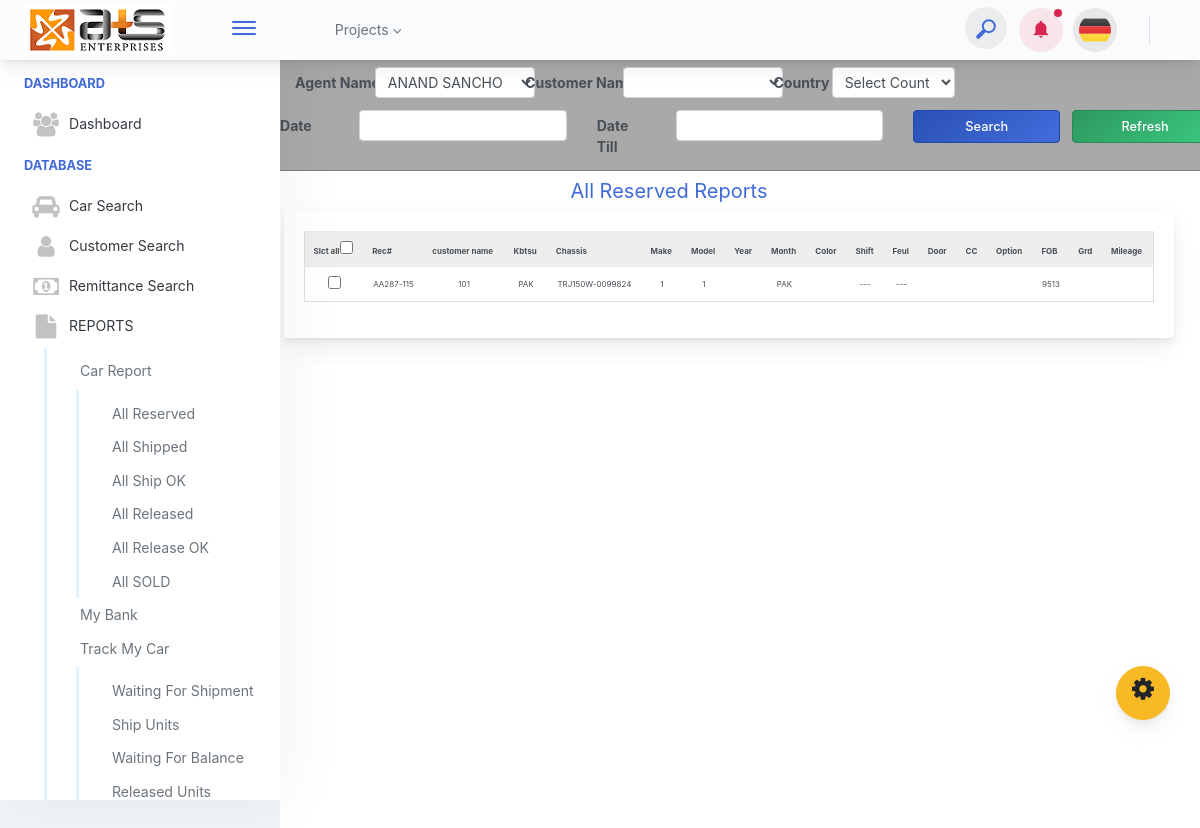
Page /all-reserved-reports.php on the committed database.
### tables this page shows
CREATE TABLE `ats_stock_reservation` (
  `id` int(11) NOT NULL,
  `recordno` varchar(100) NOT NULL,
  `date_from` varchar(100) NOT NULL,
  `date_till` varchar(100) NOT NULL,
  `customer` varchar(100) NOT NULL,
  `payment_per` varchar(100) NOT NULL,
  `memo` varchar(100) NOT NULL,
  `yard_charges` varchar(100) NOT NULL,
  `repair_charges` varchar(100) NOT NULL,
  `consignee_id` varchar(100) NOT NULL,
  `reservedpaymentstatus` varchar(100) NOT NULL DEFAULT 'NOT_CONFIRMED',
  `finalfob` varchar(100) NOT NULL,
  `agent_name` varchar(100) NOT NULL,
  `created_at` date DEFAULT NULL,
  `sold_status` date DEFAULT NULL,
  `payment` int(11) NOT NULL,
  `payment_status` varchar(100) NOT NULL
);

CREATE TABLE `ats_car_stock` (
  `ats_car_stock_id` int(11) NOT NULL,
  `ats_car_stock_rec_no` varchar(100) NOT NULL,
  `ats_car_stock_chassic_no` varchar(100) NOT NULL,
  `ats_car_stock_make` varchar(100) NOT NULL,
  `ats_car_stock_model` varchar(100) NOT NULL,
  `ats_car_stock_pkg` varchar(100) NOT NULL,
  `ats_car_stock_man_year` varchar(100) NOT NULL,
  `ats_car_stock_reg_year` varchar(100) NOT NULL,
  `ats_car_stock_color` varchar(100) NOT NULL,
  `ats_car_stock_shift` varchar(100) NOT NULL,
  `ats_car_stock_fuel` varchar(100) NOT NULL,
  `ats_car_stock_door` varchar(100) NOT NULL,
  `ats_car_stock_grade` varchar(100) NOT NULL,
  `ats_car_stock_engine_size` varchar(100) NOT NULL,
  `ats_car_stock_kobutsu` varchar(100) NOT NULL,
  `ats_car_stock_engine_no` varchar(100) NOT NULL,
  `ats_car_stock_seats` varchar(100) NOT NULL,
  `ats_car_stock_mileage_1` varchar(100) NOT NULL,
  `ats_car_stock_mileage_2` varchar(100) NOT NULL,
  `ats_car_stock_length` varchar(100) NOT NULL,
  `ats_car_stock_width` varchar(100) NOT NULL,
  `ats_car_stock_height` varchar(100) NOT NULL,
  `ats_car_stock_cubic_meter` varchar(100) NOT NULL,
  `ats_car_stock_weight` varchar(100) NOT NULL,
  `ats_car_stock_total_weight` varchar(100) NOT NULL,
  `ats_car_stock_max_loading` varchar(100) NOT NULL,
  `ats_car_stock_auction_house` varchar(100) NOT NULL,
  `ats_car_stock_lot_no` varchar(100) NOT NULL,
  `ats_car_stock_buying_price` varchar(100) NOT NULL,
  `ats_car_stock_buying_date` date NOT NULL,
  `ats_car_stock_country_location` varchar(100) NOT NULL,
  `ats_car_stock_city_location` varchar(100) NOT NULL,
  `ats_car_stock_option_ps` varchar(100) NOT NULL,
  `ats_car_stock_option_nv` varchar(100) NOT NULL,
  `ats_car_stock_option_ac` varchar(100) NOT NULL,
  `ats_car_stock_option_wab` varchar(100) NOT NULL,
  `ats_car_stock_option_rs` varchar(100) NOT NULL,
  `ats_car_stock_option_tv` varchar(100) NOT NULL,
  `ats_car_stock_option_rr` varchar(100) NOT NULL,
  `ats_car_stock_option_abs` varchar(100) NOT NULL,
  `ats_car_stock_option_ls` varchar(100) NOT NULL,
  `ats_car_stock_option_pw` varchar(100) NOT NULL,
  `ats_car_stock_option_sr` varchar(100) NOT NULL,
  `ats_car_stock_option_fog` varchar(100) NOT NULL,
  `ats_car_stock_option_ab` varchar(100) NOT NULL,
  `ats_car_stock_option_gg` varchar(100) NOT NULL,
  `ats_car_stock_option_bt` varchar(100) NOT NULL,
  `ats_car_stock_option_aw` varchar(100) NOT NULL,
  `ats_car_stock_other_option` varchar(100) NOT NULL,
  `ats_car_stock_auction_fees` varchar(100) NOT NULL,
  `ats_car_stock_rikuso` varchar(100) NOT NULL,
  `ats_car_stock_fob_charge` varchar(100) NOT NULL,
  `ats_car_stock_storage_charge` varchar(100) NOT NULL,
  `ats_car_stock_dhl_charge` varchar(100) NOT NULL,
  `ats_car_stock_radiation` varchar(100) NOT NULL,
  `ats_car_stock_thc_charge` varchar(100) NOT NULL,
  `ats_car_stock_vaining_charge` varchar(100) NOT NULL,
  `ats_car_stock_inspection_charge` varchar(100) NOT NULL,
  `ats_car_stock_freight_charge` varchar(100) NOT NULL,
  `ats_car_stock_other_charge` varchar(100) NOT NULL,
  `ats_car_stock_profit` varchar(100) NOT NULL,
  `ats_car_stock_discount` varchar(100) NOT NULL,
  `ats_car_stock_total_profit` varchar(100) NOT NULL,
  `ats_car_stock_your_profit` varchar(100) NOT NULL,
  `ats_car_stock_ats_profit` varchar(100) NOT NULL,
  `ats_car_stock_fob_price_yen` varchar(100) NOT NULL,
  `ats_car_stock_fob_price_us` varchar(100) NOT NULL,
  `ats_car_stock_cnf_price_yen` varchar(100) NOT NULL,
  `ats_car_stock_cnf_price_us` varchar(100) NOT NULL,
  `ats_car_stock_auction_sheet` varchar(100) NOT NULL,
  `ats_car_stock_auction_pics` varchar(100) NOT NULL,
  `ats_car_stock_masso_date` varchar(100) NOT NULL,
  `ats_car_stock_exp_cer_jp` longblob NOT NULL,
  `ats_car_stock_exp_cer_eng` varchar(100) NOT NULL,
  `ats_car_stock_inyard_date` varchar(100) NOT NULL,
  `ats_car_stock_inyard_pictures` varchar(100) NOT NULL,
  `ats_car_stock_reserve_date` date NOT NULL,
  `ats_car_stock_invoice_file` longblob NOT NULL,
  `ats_car_stock_sure_ok_date` varchar(100) NOT NULL,
  `ats_car_stock_tt_copy_file` longblob NOT NULL,
  `ats_car_stock_ship_date` date NOT NULL,
  `ats_car_stock_vessel_name` varchar(100) NOT NULL,
  `ats_car_stock_voyage` varchar(100) NOT NULL,
  `ats_car_stock_ship_ok_date` date NOT NULL,
  `ats_car_stock_ship_invoice_file` varchar(100) NOT NULL,
  `ats_car_stock_ship_order_file` varchar(100) NOT NULL,
  `ats_car_stock_bl_date` varchar(100) NOT NULL,
  `ats_car_stock_bl_number` varchar(100) NOT NULL,
  `ats_car_stock_bl_file` longblob NOT NULL,
  `ats_car_stock_release_ok_date` date NOT NULL,
  `ats_car_stock_bal_tt_copy_file` longblob NOT NULL,
  `ats_car_stock_dhl_date` varchar(100) NOT NULL,
  `ats_car_stock_tracking_number` varchar(100) NOT NULL,
  `ats_car_stock_dhl_link` varchar(100) NOT NULL,
  `ats_car_stock_inspection_date` varchar(100) NOT NULL,
  `ats_car_stock_inspection_cer_file` varchar(100) NOT NULL,
  `ats_car_stock_createdBy` varchar(100) NOT NULL,
  `ats_car_stock_createdAt` varchar(100) NOT NULL,
  `ats_car_stock_updatedBy` varchar(100) NOT NULL,
  `ats_car_stock_updatedAt` varchar(100) NOT NULL,
  `ats_car_stock_status` varchar(100) NOT NULL,
  `ats_car_stock_shape` varchar(100) NOT NULL,
  `stock_port` varchar(100) NOT NULL,
  `shipmenttype` varchar(100) NOT NULL,
  `conversionrate` varchar(100) NOT NULL,
  `extra_transportatiom` varchar(100) NOT NULL,
  `stock_type` varchar(100) NOT NULL,
  `stock_total_expences` varchar(100) NOT NULL,
  `stock_country_slab` varchar(100) NOT NULL,
  `sell_person_1` varchar(100) NOT NULL,
  `customer_1` varchar(100) NOT NULL,
  `sell_person_2` varchar(100) NOT NULL,
  `customer_2` varchar(100) NOT NULL,
  `sell_person_3` varchar(100) NOT NULL,
  `customer_3` varchar(100) NOT NULL,
  `Final_customer` varchar(100) NOT NULL,
  `final_agent` varchar(100) NOT NULL,
  `final_status` varchar(100) NOT NULL,
  `project` varchar(100) NOT NULL,
  `recordno1` varchar(100) NOT NULL,
  `port_of_loding` varchar(100) NOT NULL,
  `port_of_discharge` varchar(100) NOT NULL,
  `ship_name` varchar(100) NOT NULL
);

### all-reserved-reports.php (the view, shortened to what the rows shown need)
<?php
include("top.php");
include("connection_db.php");
$query_reserved=mysqli_query($connection,"select * from ats_stock_reservation ORDER BY id DESC");
?>
            <div class="app-main__outer">
                <div class="app-main__inner p-0">
                    <div class="app-inner-layout chat-layout">
                        <div style="margin-top: -1.2%; box-shadow: none;" class="app-inner-layout__wrapper row-fluid no-gutters">
                            <div class="tab-content app-inner-layout__content card">
                                <div style="margin-left: -71px;" class="container">
                                    <div class="row">
                                        <div style="margin-left:6.5%;" class="col-lg-12">
                                            <div class="main-card card">
                                                <div class="card-body">
                                                    <div class="table-responsive" id="table">
                                                        <table style="font-size: 8px;" class="table" id="myTable">
                                                            <thead>
                                                                <tr>
                                                                    <th>Slct all<input type="checkbox" onclick="toggle(this);" /></th>
                                                                    <th>Rec#</th>
                                                                   <th >customer name</th>
                                                                    <th>Kbtsu</th>
                                                                    <th>Chassis&nbsp;&nbsp;&nbsp;&nbsp;&nbsp;&nbsp;&nbsp;&nbsp;&nbsp;&nbsp;&nbsp;&nbsp;&nbsp;</th>
                                                                    <th>Make</th>
                                                                    <th>Model</th>
                                                                    <th>Year</th>
                                                                    <th>Month</th>
                                                                    <th>Color</th>
                                                                    <th>Shift</th>
                                                                    <th>Feul</th>
                                                                    <th>Door</th>
                                                                    <th>CC</th>
                                                                    <th>Option</th>
                                                                    <th>FOB</th>
                                                                    <th>Grd</th>
                                                                    <th>Mileage</th>
                                                                </tr>
                                                            </thead>
                                                            <tbody>
                                                                <?php
                                                                    while($rowreserved=mysqli_fetch_array($query_reserved))
                                                                    {
                                                                        $querycar=mysqli_fetch_row(mysqli_query($connection,"select * from ats_car_stock where ats_car_stock_rec_no='".$rowreserved[1]."'"));
                                                                ?>
                                                                <tr>
                                                                    <td><input type="checkbox" /></td>
                                                                    <td><?php echo $rowreserved[1]?></td>
                                                                    <td ><?php echo $rowreserved[4]?></td>
                                                                    <td><?php echo $querycar[14]?></td>
                                                                    <td><?php echo $querycar[2]?></td>
                                                                    <td><?php echo $querycar[3]?></td>
                                                                    <td><?php echo $querycar[4]?></td>
                                                                    <td><?php echo $querycar[6]?></td>
                                                                    <td><?php echo $querycar[14]?></td>
                                                                    <td><?php echo $querycar[8]?></td>
                                                                    <td><?php echo $querycar[9]?></td>
                                                                    <td><?php echo $querycar[10]?></td>
                                                                    <td><?php echo $querycar[11]?></td>
                                                                    <td><?php echo $querycar[13]?></td>
                                                                    <td>
                                                                    </td>
                                                                    <td><?php echo $querycar[66]?></td>
                                                                    <td><?php echo $querycar[12]?></td>
                                                                    <td><?php echo $querycar[17]?></td>
                                                                </tr>
                                                                <?php
                                                                    }
                                                                ?>
                                                            </tbody>
                                                        </table>
                                                    </div>
                                                </div>
                                            </div>
                                        </div>
                                    </div>
                                </div>
                            </div>
                        </div>
                    </div>
                </div>
            </div>
<?php
include("bottom.php");
?>

### rows in the picture
ats_stock_reservation: recordno "AA287-115", customer "101", ats_car_stock.ats_car_stock_kobutsu "PAK", ats_car_stock.ats_car_stock_chassic_no "TRJ150W-0099824", ats_car_stock.ats_car_stock_make "1", ats_car_stock.ats_car_stock_model "1", ats_car_stock.ats_car_stock_shift "---", ats_car_stock.ats_car_stock_fuel "---", ats_car_stock.ats_car_stock_fob_price_us "9513"

### other values in the picture
form field get_all_reserved_reports_agent_name "ANAND SANCHO"
